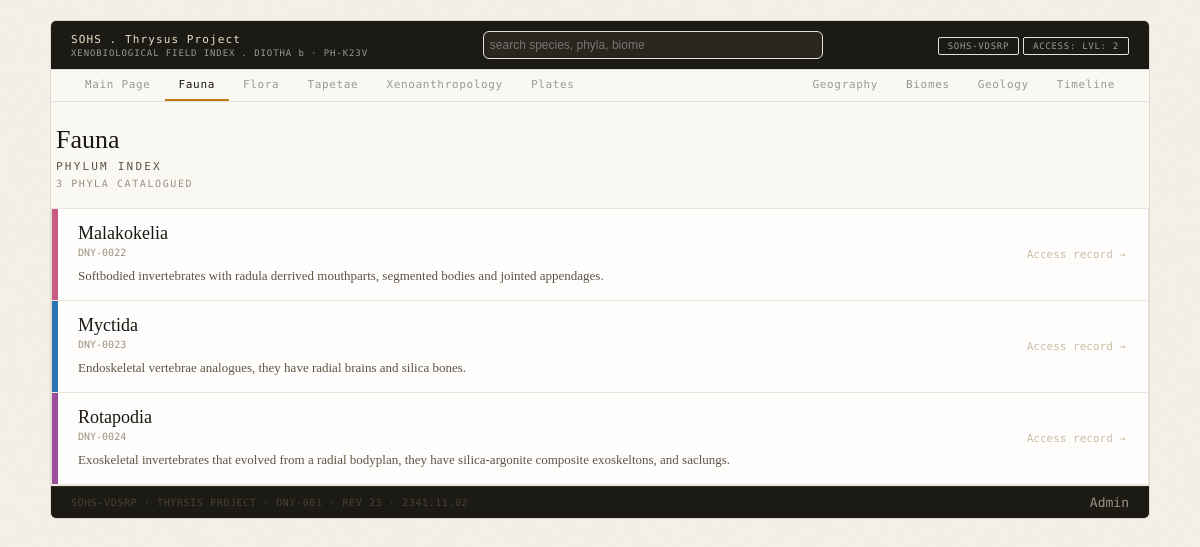
The page /fauna.php on the database its author committed.
### tables this page shows
CREATE TABLE `taxa` (
  `id` int(11) NOT NULL AUTO_INCREMENT,
  `parent_taxon_id` int(11) DEFAULT NULL,
  `name` varchar(100) NOT NULL,
  `rank` varchar(55) DEFAULT NULL,
  `description` text DEFAULT NULL,
  `colour_hex` varchar(7) DEFAULT NULL,
  `body_plan` text DEFAULT NULL,
  `appearance` text DEFAULT NULL,
  `behaviour` text DEFAULT NULL,
  `habitat_and_distribution` text DEFAULT NULL,
  `evolutionary_history` text DEFAULT NULL,
  `status` enum('extant','extinct') DEFAULT 'extant',
  `first_described` date DEFAULT NULL,
  `lead` varchar(100) DEFAULT NULL,
  `last_edited` date DEFAULT NULL,
  `category` enum('fauna','flora','tapetae') DEFAULT 'fauna',
  `image` varchar(255) DEFAULT NULL,
  PRIMARY KEY (`id`),
  KEY `parent_taxon_id` (`parent_taxon_id`),
  CONSTRAINT `taxa_ibfk_1` FOREIGN KEY (`parent_taxon_id`) REFERENCES `taxa` (`id`)
);

### fauna.php (the view, shortened to what this page needs)
<?php
include 'header.php';
$query = "SELECT * FROM taxa WHERE rank = 'phylum' AND category = 'fauna'";
$result = mysqli_query($db_connect, $query);
echo "<div class='fauna-head'>";
echo "<div class='fauna-title'>Fauna</div>";
echo "<div class='fauna-sub'>Phylum Index</div>";
echo "<div class='fauna-count'>" . mysqli_num_rows($result) . " phyla catalogued</div>";
echo "</div>";
echo "<div class='phylum-index'>";
while ($row = $result->fetch_assoc()) {
    echo "<a href='entry.php?id=" . $row['id'] . "' class='phylum-row'>";
    echo "<div class='phylum-spine' style='background:" . $row['colour_hex'] . ";'></div>";
    echo "<div class='phylum-body'>";
    echo "<div class='phylum-name'>" . $row['name'] . "</div>";
    echo "<div class='phylum-code'>DNY-" . str_pad($row['id'], 4, "0", STR_PAD_LEFT) . "</div>";
    echo "<div class='phylum-desc'>" . $row['description'] . "</div>";
    echo "</div>";
    echo "<span class='phylum-cue'>Access record &rarr;</span>";
    echo "</a>";
}
echo "</div>";
include 'footer.php';

### style.css (style rules this page uses)
* { box-sizing: border-box; margin: 0; padding: 0; }
:root { --bg: #f4f0e8; --surface: #faf8f3; --border: #ddd8ca; --border-faint: #eae6dc; --topbar-bg: #1c1a14; --text-primary: #1a1714; --text-secondary: #5c5546; --text-muted: #9c9080; --accent-amber: #c27b12; --mono: 'Space Mono', monospace; --serif: 'Libre Baskerville', serif; }
body { background: var(--bg); padding: 20px; }
.fauna-head { padding: 18px 0 14px; }
.fauna-title { font-family: var(--serif); font-size: 26px; color: var(--text-primary); margin: 5px; }
.fauna-sub { font-family: var(--mono); font-size: 11px; text-transform: uppercase; letter-spacing: 0.2em; color: var(--text-secondary); margin: 5px; }
.fauna-count { font-family: var(--mono); font-size: 10px; text-transform: uppercase; letter-spacing: 0.16em; color: var(--text-muted); margin: 5px; }
.phylum-index { border: 1px solid var(--border-faint); }
.phylum-row { display: flex; text-decoration: none; color: inherit; background: #fefdfb; border-bottom: 1px solid var(--border-faint); cursor: pointer; align-items: center; }
.phylum-spine { width: 6px; align-self: stretch; flex-shrink: 0; }
.phylum-body { flex: 1; padding: 14px 20px; }
.phylum-name { font-family: var(--serif); font-size: 18px; color: var(--text-primary); }
.phylum-code { font-family: var(--mono); font-size: 10px; color: var(--text-muted); margin: 3px 0 8px; }
.phylum-desc { font-family: var(--serif); font-size: 13px; color: var(--text-secondary); line-height: 1.55; }
.phylum-cue { font-family: var(--mono); font-size: 11px; color: #c9bfa8; flex-shrink: 0; padding: 0 22px; }

### rows shown on the page
taxa: name "Malakokelia", id "0022", description "Softbodied invertebrates with radula derrived mouthparts, segmented bodies and jointed appendages."
taxa: name "Myctida", id "0023", description "Endoskeletal vertebrae analogues, they have radial brains and silica bones."
taxa: name "Rotapodia", id "0024", description "Exoskeletal invertebrates that evolved from a radial bodyplan, they have silica-argonite composite exoskeltons, and saclungs."

### other values the page prints
mysqli_num_rows($result) "3"
